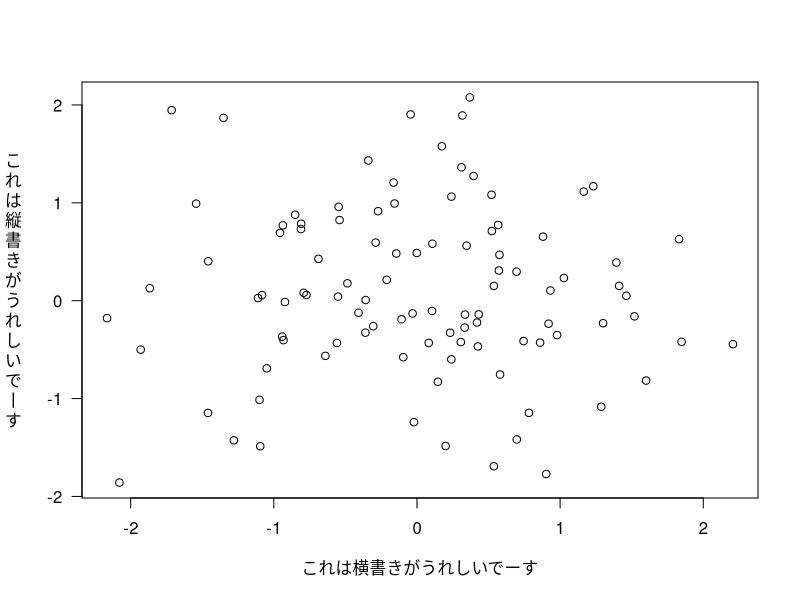
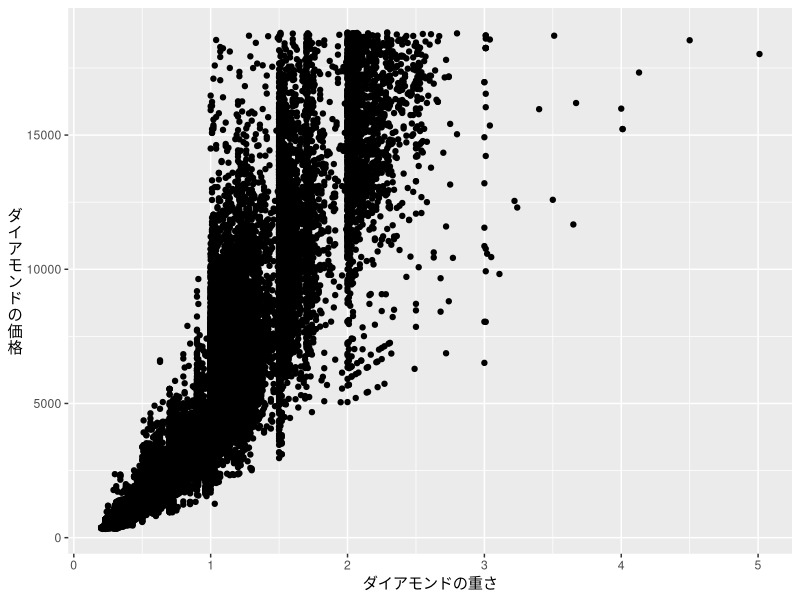

R code for these plots, in order:
# 縦書きのために、1行1文字にする函数の定義
tategaki <- function(x){
  x <- chartr("ー", "丨", x) # 長音符の処理
  x <- strsplit(split="", x)
  sapply(x, paste, collapse="\n")
}

# plot() でY軸タイトルを縦書きにする例
plot(rnorm(100), rnorm(100),
     xlab = "これは横書きがうれしいでーす", ylab = "", las = 1)
mtext(tategaki("これは縦書きがうれしいでーす"),
      side = 2, las = 1, line = 3)


# ggplot2 パッケージでY軸タイトルを縦書きにする例
library("ggplot2")
g <- ggplot(diamonds, aes(x = carat, y = price)) +
  geom_point()

g + xlab("ダイアモンドの重さ") +
  ylab(tategaki("ダイアモンドの価格")) +
  theme(axis.title.y = element_text(angle = 0, vjust= 0.5))

# 縦書きのために、1行1文字にする別の函数
# （stringr パッケージを使用）
tategaki_alt <- function(x){
  x <- stringr::str_replace_all(x, "ー", "丨") # 長音符の処理
  stringr::str_wrap(x, width = 1)
}
